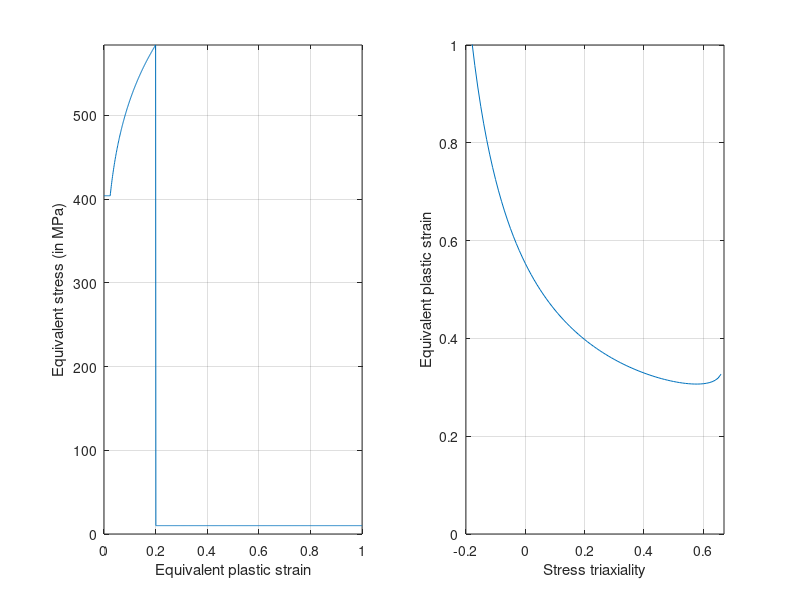

The MATLAB source for this figure:
clc
clear all

%%-----------------------------------------------------------------------%%
% Define material constants
%%-----------------------------------------------------------------------%%
rho    = 7.8e-9; %Density
E0     = 210000; %Young's modulus
nu     =    0.3; %Poisson's ratio
sigma0 =    404; %Yield stress
K      =    772; %hardening modulus
n      = 0.1733; %hardening exponent
epspl  =  0.024; %yield plateau strain
plLim = 0.2;     %Limit for reduces stiffness
strLim = 10;     % Perfect plastic stress after reduced stiffness


%%-----------------------------------------------------------------------%%
% Define element shape
%%-----------------------------------------------------------------------%%
leote = 1.0; %ratio between the in-plane size and the thickness of the shell


%%-----------------------------------------------------------------------%%
% Compute the stress-strain curve
%%-----------------------------------------------------------------------%%
pmax       =  1.0; %maximum plastic strain
npoints    = 1000; %number of points in the stress-strain curve
p          = (0:0.001:1)';
npoints    = npoints+1;
epsp0      = (sigma0/K)^(1/n)-epspl;
model(1,1) = sigma0;
for i=2:npoints
   if p(i) > plLim
      model(i,1) = strLim;
   elseif p(i) > epspl
      model(i,1) = K*(epsp0+p(i))^n;
   else
      model(i,1) = sigma0;
   end
end


%%-----------------------------------------------------------------------%%
% Compute failure model
%%-----------------------------------------------------------------------%%
%%%%%%%%%%%%%%%%%%%%%%%%%%%%%%%%%%%%%%%%%%%%%%%%%%%%%%%%%%%%%%%%%%%%%%%%%%%
% define stress triaxiality and Lode parameter
%%%%%%%%%%%%%%%%%%%%%%%%%%%%%%%%%%%%%%%%%%%%%%%%%%%%%%%%%%%%%%%%%%%%%%%%%%%
T = -0.33:0.01:0.66;
p =  0:0.001:1.0;
for i=1:length(T)
    % lode parameter
    if(T(i)<-0.333)
        L(i) = -3/(9*T(i)^2-1)*(1-sqrt(12*T(i)^2-27*T(i)^4));
    elseif(T(i)<0 && T(i)>=-0.333)
        L(i) =  sqrt(27*T(i)^2/(4-9*T(i)^2));
    elseif(T(i)<0.333 && T(i)>=0)
        L(i) =  -sqrt(27*T(i)^2/(4-9*T(i)^2));
    else
        L(i) = 3/(9*T(i)^2-1)*(1-sqrt(12*T(i)^2-27*T(i)^4));
    end    
end
en  = 2.0*n;
ef  = n+(en-n)/leote;
Wc  = K*(ef)^(n+1)/(n+1);
for i=1:length(T)    
   pf(i) = ((n+1)*Wc/(K*max(0,T(i)+(3-L(i))/(3*sqrt(3+L(i)^2)))))^(1/(n+1));
end


%%-----------------------------------------------------------------------%%
% Plot results
%%-----------------------------------------------------------------------%%
subplot(1,2,1)
plot(p,model)
axis([0 max(p) 0 max(model)])
xlabel('Equivalent plastic strain')
ylabel('Equivalent stress (in MPa)')
grid on
subplot(1,2,2)
plot(T,pf)
axis([-0.2 0.67 0 1.0])
xlabel('Stress triaxiality')
ylabel('Equivalent plastic strain')
grid on


%%-----------------------------------------------------------------------%%
% Export material card
%%-----------------------------------------------------------------------%%
fich=fopen(['mat_' num2str(leote) '.inp'],'w');
% Add material
fprintf(fich,'*Material, name=DOMEX_S355\n');
% Add Density
fprintf(fich,'*Density\n');
fprintf(fich,'%6d\n',rho);
% Add Elasticity
fprintf(fich,'*Elastic\n');
fprintf(fich,'%6d,%6d\n',E0,nu);
% Add plasticity
fprintf(fich,'*Plastic\n');
for i=1:length(p)
    fprintf(fich,'%6d,%6d\n',model(i),p(i));
end
% Add fracture model
fprintf(fich,'*Damage Initiation, criterion=DUCTILE\n');
fprintf(fich,'%6d,%6d\n',1000,-0.67);
for i=1:length(T)
    fprintf(fich,'%6d,%6d\n',pf(i),T(i));
end
fprintf(fich,'*Damage Evolution, type=DISPLACEMENT\n');
fprintf(fich,'%6d,\n',0.001);
% Close file
fclose(fich);